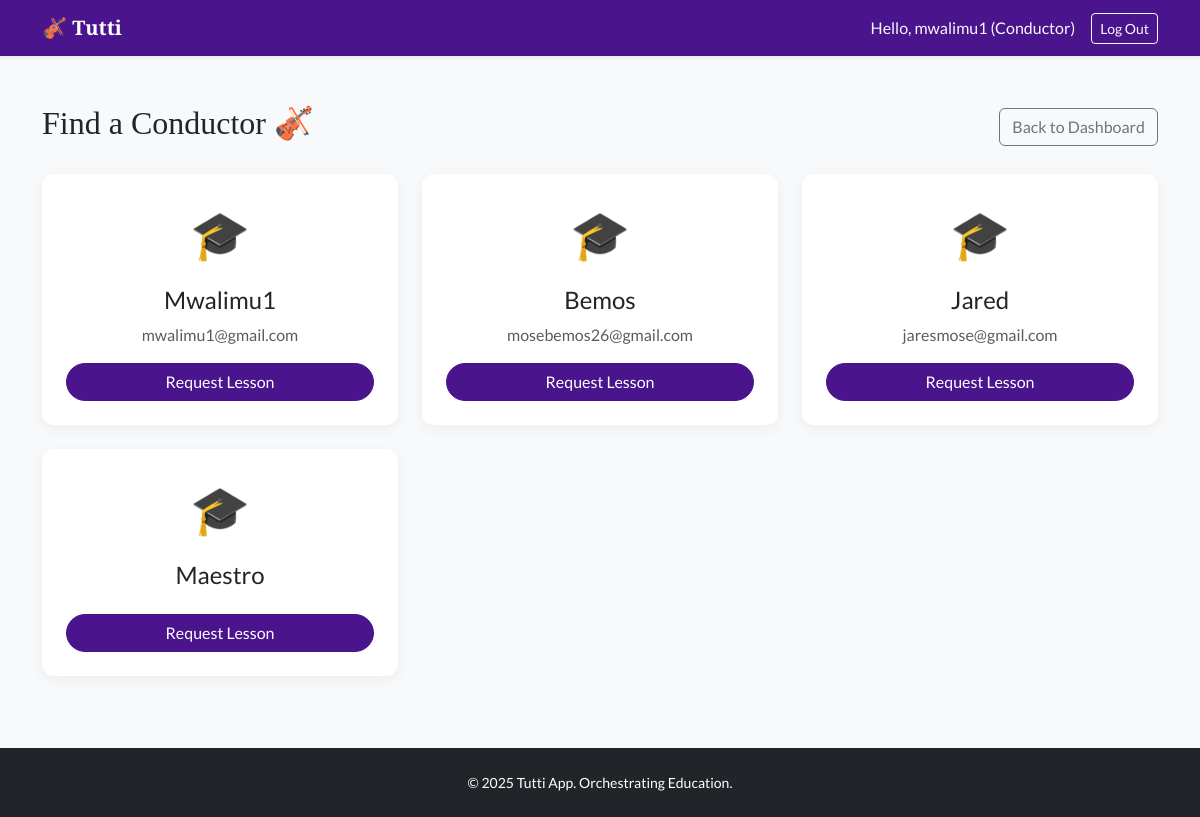
Screenshot of /teachers/ (signed in) with the database file from the repository.
### tuttiapp/models.py (models this page shows, shortened)
class User(AbstractUser):
    is_teacher = models.BooleanField(default=False)
    is_student = models.BooleanField(default=False)
    phone_number = models.CharField(max_length=15, blank=True, null=True, validators=[validate_kenyan_phone])

### tuttiapp/views.py (the view)
# urls.py: path('teachers/', views.teacher_list, name='teacher_list'), # New URL pattern for listing teachers
@login_required
def teacher_list(request):
    teachers = User.objects.filter(is_teacher=True)
    return render(request, 'tuttiapp/teacher_list.html', {'teachers': teachers})

### tuttiapp/templates/tuttiapp/teacher_list.html
{% extends 'tuttiapp/base.html' %}
{% block content %}
<div class="d-flex justify-content-between align-items-center mb-4">
    <h2>Find a Conductor 🎻</h2>
    <a href="{% url 'dashboard' %}" class="btn btn-outline-secondary">Back to Dashboard</a>
</div>
<div class="row">
    {% for teacher in teachers %}
    <div class="col-md-4 mb-4">
        <div class="card h-100 text-center p-4">
            <div class="mb-3">
                <div style="font-size: 3rem;">🎓</div>
            </div>
            <h4 class="card-title">{{ teacher.username|title }}</h4>
            <p class="card-text text-muted">{{ teacher.email }}</p>
            <div class="mt-auto">
                <a href="{% url 'request_lesson' teacher.id %}" class="btn btn-primary w-100 rounded-pill">
                    Request Lesson
                </a>
            </div>
        </div>
    </div>
    {% empty %}
        <div class="col-12 text-center py-5">
            <p class="lead text-muted">No conductors available at the moment.</p>
        </div>
    {% endfor %}
</div>
{% endblock %}

### tuttiapp/templates/tuttiapp/base.html (shortened to what this page needs)
{% load static %}
<!DOCTYPE html>
<html lang="en">
<head>
    <link href="https://cdn.jsdelivr.net/npm/bootstrap@5.3.0/dist/css/bootstrap.min.css" rel="stylesheet">
    <link rel="stylesheet" href="{% static 'tuttiapp/main.css' %}">
</head>
<body class="d-flex flex-column min-vh-100">
    <nav class="navbar navbar-expand-lg navbar-dark bg-primary shadow-sm">
        <div class="container">
            <a class="navbar-brand fw-bold" href="{% url 'dashboard' %}">
                🎻 Tutti
            </a>
            <div class="collapse navbar-collapse" id="navbarNav">
                <ul class="navbar-nav ms-auto align-items-center">
                    {% if user.is_authenticated %}
                        <li class="nav-item">
                            <span class="nav-link text-light disabled">
                                Hello, {{ user.username }}
                                {% if user.is_teacher %} (Conductor){% endif %}
                            </span>
                        </li>
                        <li class="nav-item ms-2">
                            <form action="{% url 'logout' %}" method="post" class="d-inline">
                                <button type="submit" class="btn btn-outline-light btn-sm">Log Out</button>
                            </form>
                        </li>
                    {% endif %}
                </ul>
            </div>
        </div>
    </nav>
    <main class="container my-5 flex-grow-1">
        {% block content %}{% endblock %}
    </main>
    <footer class="bg-dark text-white py-4 mt-auto">
        <div class="container text-center">
            <p class="mb-0 small">© 2025 Tutti App. Orchestrating Education.</p>
        </div>
    </footer>
</body>
</html>

### tuttiapp/static/tuttiapp/main.css (style rules this page uses)
:root { --tutti-purple: #4a148c; --tutti-gold: #ffc107; --tutti-bg: #f8f9fa; }
body { font-family: 'Lato', sans-serif; background-color: var(--tutti-bg); }
h1, h2, h3, .navbar-brand { font-family: 'Playfair Display', serif; }
.bg-primary { background-color: var(--tutti-purple) !important; }
.btn-primary { background-color: var(--tutti-purple); border-color: var(--tutti-purple); }
.card { border: none; border-radius: 12px; box-shadow: 0 4px 15px rgba(0,0,0,0.05); transition: transform 0.2s; }

### rows the page displays
User: username "mwalimu1", username "Mwalimu1", email "mwalimu1@gmail.com"
User: username "Bemos", email "mosebemos26@gmail.com"
User: username "Jared", email "jaresmose@gmail.com"
User: username "Maestro"
